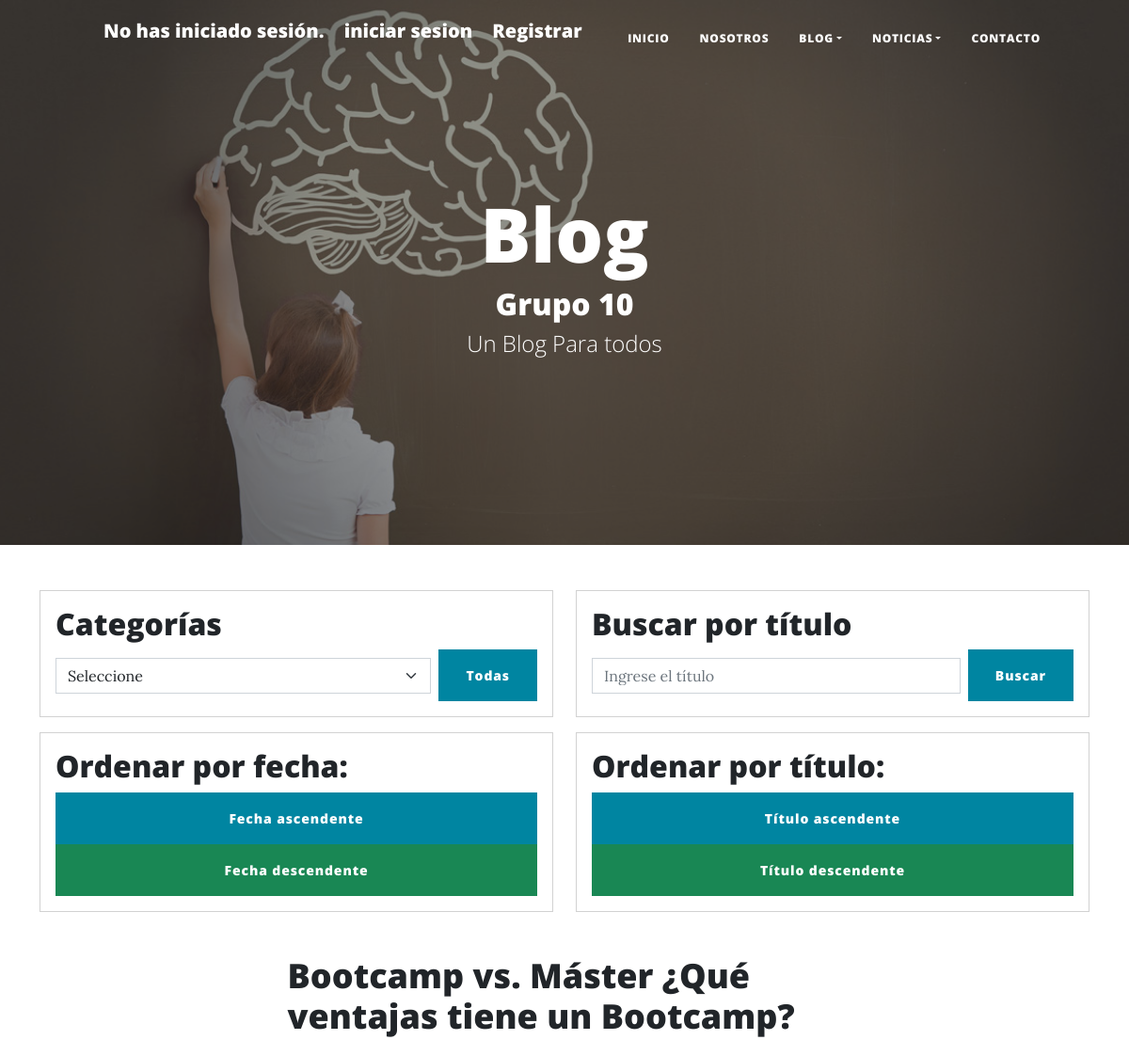
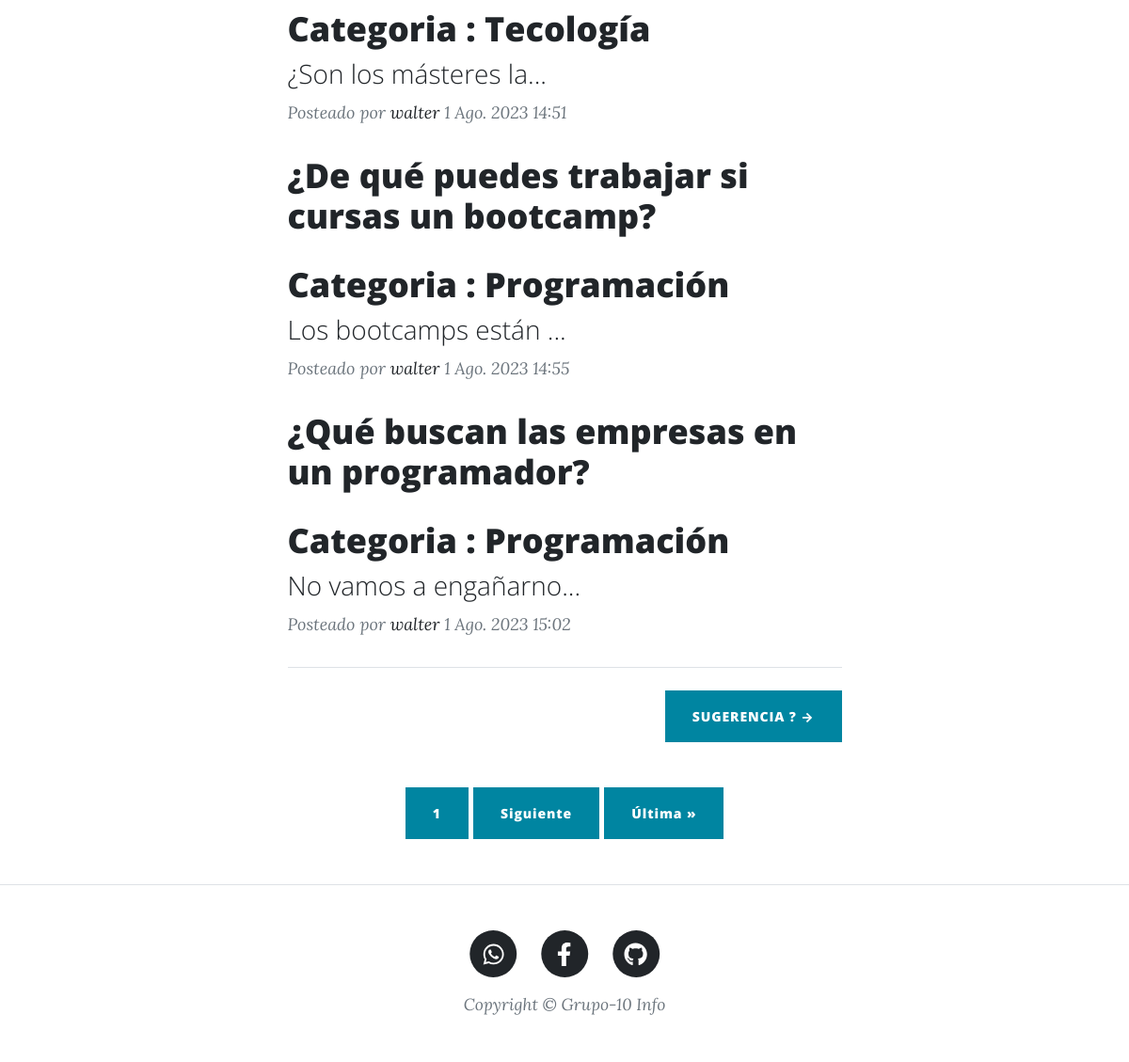
Screenshot of /blogpost/?fecha_orden=asc with the database file from the repository (2 pictures, top to bottom).
### apps/blogpost/models.py (models this page shows, shortened)
class Post(models.Model):
    titulo = models.CharField(max_length=255)
    subtituloGenral = models.CharField(max_length=255, null=True)
    autor = models.ForeignKey(settings.AUTH_USER_MODEL, on_delete=models.CASCADE)
    cuerpo=models.TextField()
    slug = models.SlugField()
    fechaCreado= models.DateTimeField(auto_now_add=True, null=True)
    titulo2 = models.CharField(max_length=255, null=True)
    subtituloGenral2 = models.CharField(max_length=255, null=True)
    cuerpo2 = models.TextField( null=True)
    imagen1 = models.ImageField(upload_to='blogpost/', null=True)
    imagen2 = models.ImageField(upload_to='blogpost/', null=True)
    pieDeFoto = models.CharField(max_length=255,null=True)
    pieDePosteo=models.TextField(null=True)
    categoria = models.ForeignKey(Categoria, on_delete=models.CASCADE)

class Categoria(models.Model):
    nombre = models.CharField(max_length=100)

### apps/usuarios/models.py (models this page shows)
class Usuario(AbstractUser):
    PERFIL_CHOICES = (
        ('visitante', 'Visitante'),
        ('miembro', 'Miembro'),
        ('colaborador', 'Colaborador'),
    )
    imagen = models.ImageField(upload_to='usuarios/', null=True, blank=True)
    facebook = models.CharField(max_length=100, null=True, blank=True)
    whatsapp = models.CharField(max_length=100, null=True, blank=True)
    instagram = models.CharField(max_length=100, null=True, blank=True)
    perfil = models.CharField(max_length=12, choices=PERFIL_CHOICES, default='visitante')
    def __str__(self):
        return self.username

### apps/blogpost/views.py (the view)
# urls.py: path('',views.inicio,name='inicio'),
def inicio(request):
    contexto = {}
    id_categoria = request.GET.get('categoria_id')
    titulo_busqueda = request.GET.get('busqueda_titulo')
    cantidadPorPagina = 3
    post= Post.objects.all()
    print('id_categoria:', id_categoria)
    print('titulo_busqueda:', titulo_busqueda)
    post = post.order_by('-fechaCreado')
    if id_categoria:
        post = post.filter(categoria=id_categoria)
    if titulo_busqueda:
        post = post.filter(titulo__icontains=titulo_busqueda)
    fecha_orden = request.GET.get('fecha_orden')
    if fecha_orden == 'asc':
        post = post.order_by('fechaCreado')
    elif fecha_orden == 'desc':
        post = post.order_by('-fechaCreado')
    titulo_orden = request.GET.get('titulo_orden')
    if titulo_orden == 'asc':
        post = post.order_by('titulo')
    elif titulo_orden == 'desc':
        post = post.order_by('-titulo')
    paginator = Paginator(post, cantidadPorPagina)
    page_number = request.GET.get('page')
    post_paginadas = paginator.get_page(page_number)
    contexto['posteos'] = post_paginadas
    categorias = Categoria.objects.all().order_by('nombre')
    contexto['categorias'] = categorias
    return render(request, 'blogpost/inicio.html', contexto)

### blog/contexto_processo.py (called while the page is built)
def logged_in_user(request):
    return {'logged_in_user': request.user}

### templates/blogpost/inicio.html (shortened to what this page needs)
{%extends 'base2.html' %}
{% load static %}
{%block head %}
<header class="masthead" style="background-image:  url('{% static "image/fondo_Blog.jpg" %}')">
    <div class="container position-relative px-4 px-lg-5">
        <div class="row gx-4 gx-lg-5 justify-content-center">
            <div class="col-md-10 col-lg-8 col-xl-7">
                <div class="site-heading">
                    <h1>Blog</h1>
                    <h2>Grupo 10</h2>
                    <span class="subheading">Un Blog Para todos</span>
                </div>
            </div>
        </div>
    </div>
</header>
{% endblock head%}
 {% block contenido %}
 <div class="container">
  <div class="row justify-content-center">
    <div class="col-md-6">
      <div class="card p-3 mb-3">
        <h2>Categorías</h2>
        <form action="{% url 'blogpost:inicio' %}" method="get" class="d-flex align-items-center">
          <select name="categoria_id" class="form-select" id="select-categoria">
            <option value="">Seleccione</option>
          </select>
          <button type="submit" class="btn btn-primary ms-2">Todas</button>
        </form>
      </div>
    </div>
    <div class="col-md-6 mt-3 mt-md-0">
      <div class="card p-3 mb-3">
        <h2>Buscar por título</h2>
        <form action="{% url 'blogpost:inicio' %}" method="get" class="d-flex align-items-center">
          <input type="text" name="busqueda_titulo" class="form-control me-2" placeholder="Ingrese el título">
          <button type="submit" class="btn btn-primary">Buscar</button>
        </form>
      </div>
    </div>
  </div>
</div>
<div class="container">
  <div class="row">
    <div class="col-6">
      <div class="card p-3 mb-3">
        <h2>Ordenar por fecha:</h2>
        <a href="?fecha_orden=asc" class="btn btn-primary">Fecha ascendente</a>
        <a href="?fecha_orden=desc" class="btn btn-success">Fecha descendente</a>
      </div>
    </div>
    <div class="col-6">
      <div class="card p-3 mb-3">
        <h2>Ordenar por título:</h2>
        <a href="?titulo_orden=asc" class="btn btn-primary">Título ascendente</a>
        <a href="?titulo_orden=desc" class="btn btn-success">Título descendente</a>
      </div>
    </div>
  </div>
</div>
   <div class="container px-4 px-lg-5">
    <div class="row gx-4 gx-lg-5 justify-content-center">
        <div class="col-md-10 col-lg-8 col-xl-7">
            {% for cadaPost in posteos %}
            <div class="post-preview">
                <a href="{% url 'blogpost:detalle' cadaPost.id %}">
                    <h2 class="post-title">{{cadaPost.titulo}}</h2>
                    <h2 class="post-title">Categoria : {{cadaPost.categoria.nombre}}</h2>
                    <h3 class="post-subtitle">{{cadaPost.cuerpo |slice:"20" }}...</h3>
                </a>
                <p class="post-meta">
                    Posteado por
                    <a href="#!">{{cadaPost.autor}}</a>
                    {{cadaPost.fechaCreado}}
                </p>
            </div>
            {% endfor %}
            <hr class="my-4" />
            <div class="d-flex justify-content-end mb-4"><a class="btn btn-primary text-uppercase" href="{% url  'contactos:contacto' %}">Sugerencia ?  →</a></div>
        </div>
    </div>
</div>
{% if posteos.has_other_pages %}
  <div class="pagination-container text-center p-4 mb-4">
    <span class="current-page btn btn-primary">{{ posteos.number }}</span>
    {% if posteos.has_next %}
      <a href="?{{ request.GET.urlencode }}&page={{ posteos.next_page_number }}" class="btn btn-primary">Siguiente</a>
      <a href="?{{ request.GET.urlencode }}&page={{ posteos.paginator.num_pages }}" class="btn btn-primary">Última &raquo;</a>
    {% endif %}
  </div>
{% endif %}
{% endblock contenido %}

### rows the page displays
Post: titulo "Bootcamp vs. Máster ¿Qué ventajas tiene un Bootcamp?", categoria.nombre "Tecología", cuerpo "¿Son los másteres la", autor "walter", fechaCreado "1 Ago. 2023 14:51"
Post: titulo "¿De qué puedes trabajar si cursas un bootcamp?", categoria.nombre "Programación", cuerpo "Los bootcamps están", autor "walter", fechaCreado "1 Ago. 2023 14:55"
Post: titulo "¿Qué buscan las empresas en un programador?", categoria.nombre "Programación", cuerpo "No vamos a engañarno", autor "walter", fechaCreado "1 Ago. 2023 15:02"

### other values shown
{{ posteos.number }} "1"
